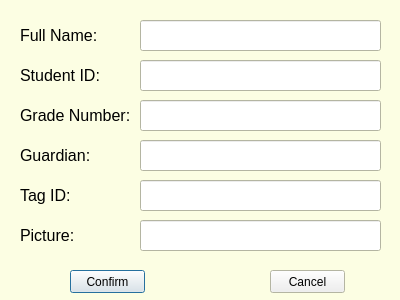
<?xml version="1.0" encoding="UTF-8"?>
<ui version="4.0">
 <class>StudentDialog</class>
 <widget class="QDialog" name="StudentDialog">
  <property name="geometry">
   <rect>
    <x>0</x>
    <y>0</y>
    <width>400</width>
    <height>300</height>
   </rect>
  </property>
  <property name="maximumSize">
   <size>
    <width>400</width>
    <height>300</height>
   </size>
  </property>
  <property name="palette">
   <palette>
    <active>
     <colorrole role="Base">
      <brush brushstyle="SolidPattern">
       <color alpha="255">
        <red>255</red>
        <green>255</green>
        <blue>255</blue>
       </color>
      </brush>
     </colorrole>
     <colorrole role="Window">
      <brush brushstyle="SolidPattern">
       <color alpha="255">
        <red>252</red>
        <green>254</green>
        <blue>227</blue>
       </color>
      </brush>
     </colorrole>
    </active>
    <inactive>
     <colorrole role="Base">
      <brush brushstyle="SolidPattern">
       <color alpha="255">
        <red>255</red>
        <green>255</green>
        <blue>255</blue>
       </color>
      </brush>
     </colorrole>
     <colorrole role="Window">
      <brush brushstyle="SolidPattern">
       <color alpha="255">
        <red>252</red>
        <green>254</green>
        <blue>227</blue>
       </color>
      </brush>
     </colorrole>
    </inactive>
    <disabled>
     <colorrole role="Base">
      <brush brushstyle="SolidPattern">
       <color alpha="255">
        <red>252</red>
        <green>254</green>
        <blue>227</blue>
       </color>
      </brush>
     </colorrole>
     <colorrole role="Window">
      <brush brushstyle="SolidPattern">
       <color alpha="255">
        <red>252</red>
        <green>254</green>
        <blue>227</blue>
       </color>
      </brush>
     </colorrole>
    </disabled>
   </palette>
  </property>
  <property name="windowTitle">
   <string>Student Information</string>
  </property>
  <widget class="QLabel" name="StudentLabel_Name">
   <property name="geometry">
    <rect>
     <x>20</x>
     <y>20</y>
     <width>81</width>
     <height>31</height>
    </rect>
   </property>
   <property name="font">
    <font>
     <pointsize>12</pointsize>
    </font>
   </property>
   <property name="text">
    <string>Full Name:</string>
   </property>
  </widget>
  <widget class="QLabel" name="StudentLabel_ID">
   <property name="geometry">
    <rect>
     <x>20</x>
     <y>60</y>
     <width>81</width>
     <height>31</height>
    </rect>
   </property>
   <property name="font">
    <font>
     <pointsize>12</pointsize>
    </font>
   </property>
   <property name="text">
    <string>Student ID:</string>
   </property>
  </widget>
  <widget class="QLabel" name="StudentLabel_Grade">
   <property name="geometry">
    <rect>
     <x>20</x>
     <y>100</y>
     <width>121</width>
     <height>31</height>
    </rect>
   </property>
   <property name="font">
    <font>
     <pointsize>12</pointsize>
    </font>
   </property>
   <property name="text">
    <string>Grade Number:</string>
   </property>
  </widget>
  <widget class="QLabel" name="StudentLabel_GName">
   <property name="geometry">
    <rect>
     <x>20</x>
     <y>140</y>
     <width>81</width>
     <height>31</height>
    </rect>
   </property>
   <property name="font">
    <font>
     <pointsize>12</pointsize>
    </font>
   </property>
   <property name="text">
    <string>Guardian:</string>
   </property>
  </widget>
  <widget class="QLabel" name="StudentLabel_RFID">
   <property name="geometry">
    <rect>
     <x>20</x>
     <y>180</y>
     <width>81</width>
     <height>31</height>
    </rect>
   </property>
   <property name="font">
    <font>
     <pointsize>12</pointsize>
    </font>
   </property>
   <property name="text">
    <string>Tag ID:</string>
   </property>
  </widget>
  <widget class="QLabel" name="StudentLabel_Picture">
   <property name="geometry">
    <rect>
     <x>20</x>
     <y>220</y>
     <width>81</width>
     <height>31</height>
    </rect>
   </property>
   <property name="font">
    <font>
     <pointsize>12</pointsize>
    </font>
   </property>
   <property name="text">
    <string>Picture:</string>
   </property>
  </widget>
  <widget class="QLineEdit" name="StudentText_Name">
   <property name="geometry">
    <rect>
     <x>140</x>
     <y>20</y>
     <width>241</width>
     <height>31</height>
    </rect>
   </property>
   <property name="font">
    <font>
     <pointsize>12</pointsize>
    </font>
   </property>
  </widget>
  <widget class="QLineEdit" name="StudentText_ID">
   <property name="geometry">
    <rect>
     <x>140</x>
     <y>60</y>
     <width>241</width>
     <height>31</height>
    </rect>
   </property>
   <property name="font">
    <font>
     <pointsize>12</pointsize>
    </font>
   </property>
  </widget>
  <widget class="QLineEdit" name="StudentText_Grade">
   <property name="geometry">
    <rect>
     <x>140</x>
     <y>100</y>
     <width>241</width>
     <height>31</height>
    </rect>
   </property>
   <property name="font">
    <font>
     <pointsize>12</pointsize>
    </font>
   </property>
  </widget>
  <widget class="QLineEdit" name="StudentText_GName">
   <property name="geometry">
    <rect>
     <x>140</x>
     <y>140</y>
     <width>241</width>
     <height>31</height>
    </rect>
   </property>
   <property name="font">
    <font>
     <pointsize>12</pointsize>
    </font>
   </property>
  </widget>
  <widget class="QLineEdit" name="StudentText_RFID">
   <property name="geometry">
    <rect>
     <x>140</x>
     <y>180</y>
     <width>241</width>
     <height>31</height>
    </rect>
   </property>
   <property name="font">
    <font>
     <pointsize>12</pointsize>
    </font>
   </property>
  </widget>
  <widget class="QLineEdit" name="StudentText_Picture">
   <property name="geometry">
    <rect>
     <x>140</x>
     <y>220</y>
     <width>241</width>
     <height>31</height>
    </rect>
   </property>
   <property name="font">
    <font>
     <pointsize>12</pointsize>
    </font>
   </property>
  </widget>
  <widget class="QPushButton" name="StudentConfirm">
   <property name="geometry">
    <rect>
     <x>70</x>
     <y>270</y>
     <width>75</width>
     <height>23</height>
    </rect>
   </property>
   <property name="text">
    <string>Confirm</string>
   </property>
  </widget>
  <widget class="QPushButton" name="StudentCancel">
   <property name="geometry">
    <rect>
     <x>270</x>
     <y>270</y>
     <width>75</width>
     <height>23</height>
    </rect>
   </property>
   <property name="text">
    <string>Cancel</string>
   </property>
  </widget>
 </widget>
 <resources/>
 <connections/>
</ui>
